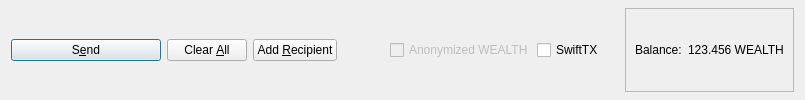
        <widget class="QFrame" name="frame_Send">
         <layout class="QHBoxLayout" name="horizontalLayout">
          <property name="topMargin">
           <number>4</number>
          </property>
          <property name="bottomMargin">
           <number>4</number>
          </property>
          <item>
           <widget class="QPushButton" name="sendButton">
            <property name="minimumSize">
             <size>
              <width>150</width>
              <height>0</height>
             </size>
            </property>
            <property name="toolTip">
             <string>Confirm the send action</string>
            </property>
            <property name="text">
             <string>S&amp;end</string>
            </property>
            <property name="icon">
             <iconset resource="../wealthsilo.qrc">
              <normaloff>:/icons/send</normaloff>:/icons/send</iconset>
            </property>
            <property name="autoDefault">
             <bool>false</bool>
            </property>
            <property name="default">
             <bool>true</bool>
            </property>
           </widget>
          </item>
          <item>
           <widget class="QPushButton" name="clearButton">
            <property name="sizePolicy">
             <sizepolicy hsizetype="Minimum" vsizetype="Fixed">
              <horstretch>0</horstretch>
              <verstretch>0</verstretch>
             </sizepolicy>
            </property>
            <property name="toolTip">
             <string>Clear all fields of the form.</string>
            </property>
            <property name="text">
             <string>Clear &amp;All</string>
            </property>
            <property name="icon">
             <iconset resource="../wealthsilo.qrc">
              <normaloff>:/icons/remove</normaloff>:/icons/remove</iconset>
            </property>
            <property name="autoDefault">
             <bool>false</bool>
            </property>
           </widget>
          </item>
          <item>
           <widget class="QPushButton" name="addButton">
            <property name="toolTip">
             <string>Send to multiple recipients at once</string>
            </property>
            <property name="text">
             <string>Add &amp;Recipient</string>
            </property>
            <property name="icon">
             <iconset resource="../wealthsilo.qrc">
              <normaloff>:/icons/add</normaloff>:/icons/add</iconset>
            </property>
            <property name="autoDefault">
             <bool>false</bool>
            </property>
           </widget>
          </item>
          <item>
           <spacer name="horizontalSpacer">
            <property name="orientation">
             <enum>Qt::Horizontal</enum>
            </property>
            <property name="sizeType">
             <enum>QSizePolicy::MinimumExpanding</enum>
            </property>
            <property name="sizeHint" stdset="0">
             <size>
              <width>40</width>
              <height>20</height>
             </size>
            </property>
           </spacer>
          </item>
          <item>
           <layout class="QHBoxLayout" name="horizontalLayout_2">
            <property name="spacing">
             <number>3</number>
            </property>
            <property name="topMargin">
             <number>4</number>
            </property>
            <property name="bottomMargin">
             <number>4</number>
            </property>
            <item>
             <spacer name="horizontalSpacer_9">
              <property name="orientation">
               <enum>Qt::Horizontal</enum>
              </property>
              <property name="sizeType">
               <enum>QSizePolicy::Fixed</enum>
              </property>
              <property name="sizeHint" stdset="0">
               <size>
                <width>7</width>
                <height>20</height>
               </size>
              </property>
             </spacer>
            </item>
            <item>
             <widget class="QCheckBox" name="checkzWEALTH">
              <property name="enabled">
               <bool>false</bool>
              </property>
              <property name="text">
               <string>Anonymized WEALTH</string>
              </property>
             </widget>
            </item>
            <item>
             <widget class="QCheckBox" name="checkSwiftTX">
              <property name="enabled">
               <bool>true</bool>
              </property>
              <property name="minimumSize">
               <size>
                <width>85</width>
                <height>0</height>
               </size>
              </property>
              <property name="text">
               <string>SwiftTX</string>
              </property>
             </widget>
            </item>
            <item>
             <layout class="QVBoxLayout" name="verticalLayout_4">
              <item>
               <widget class="QFrame" name="frame_balance">
                <property name="frameShape">
                 <enum>QFrame::StyledPanel</enum>
                </property>
                <property name="frameShadow">
                 <enum>QFrame::Raised</enum>
                </property>
                <layout class="QHBoxLayout" name="horizontalLayout_3">
                 <property name="topMargin">
                  <number>5</number>
                 </property>
                 <property name="bottomMargin">
                  <number>5</number>
                 </property>
                 <item>
                  <widget class="QLabel" name="label">
                   <property name="text">
                    <string>Balance:</string>
                   </property>
                  </widget>
                 </item>
                 <item>
                  <widget class="QLabel" name="labelBalance">
                   <property name="sizePolicy">
                    <sizepolicy hsizetype="Preferred" vsizetype="Preferred">
                     <horstretch>0</horstretch>
                     <verstretch>0</verstretch>
                    </sizepolicy>
                   </property>
                   <property name="cursor">
                    <cursorShape>IBeamCursor</cursorShape>
                   </property>
                   <property name="text">
                    <string notr="true">123.456 WEALTH</string>
                   </property>
                   <property name="textInteractionFlags">
                    <set>Qt::LinksAccessibleByMouse|Qt::TextSelectableByKeyboard|Qt::TextSelectableByMouse</set>
                   </property>
                  </widget>
                 </item>
                </layout>
               </widget>
              </item>
             </layout>
            </item>
           </layout>
          </item>
         </layout>
        </widget>
